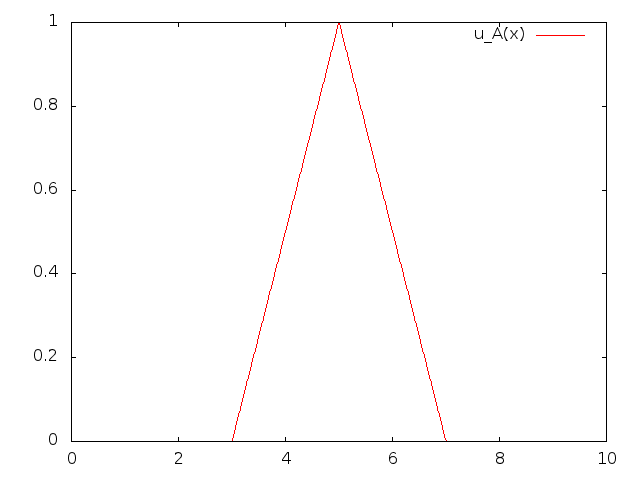

The script that saved this image:
set terminal png
set output "ex1a.png"
set samples 1001  # high quality

u_A(x) = (3<=x&&x<=5) ? 0.5*x-1.5 \
    : (5<x&&x<=7) ? -0.5*x+3.5  \
    : 0

plot [0:10] u_A(x)
